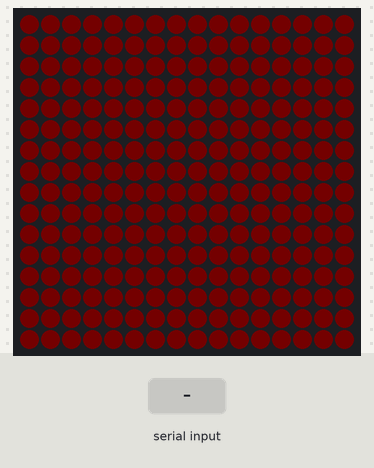
Simulated run of this sketch. Board: Arduino Uno, built with avr-gcc and run on an emulated ATmega328P. Shown: 16×16 RGB LED matrix (first LED top left, wired row by row). The inputs (shaded band) are chosen by the test bench. Dim RGB values are drawn brighter than linear.

Above: at 3.08 s.
3.3 s: "90,45\n" received over Serial
At 3.66 s:
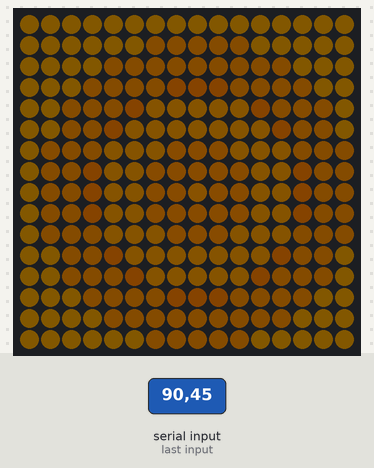
5.2 s: "90,45,200\n" received over Serial
At 5.24 s:
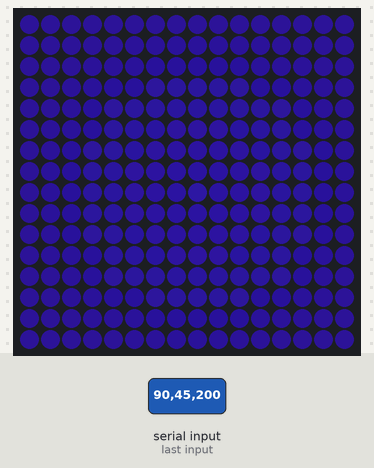
6.8 s: "30,150\n" received over Serial
At 6.86 s:
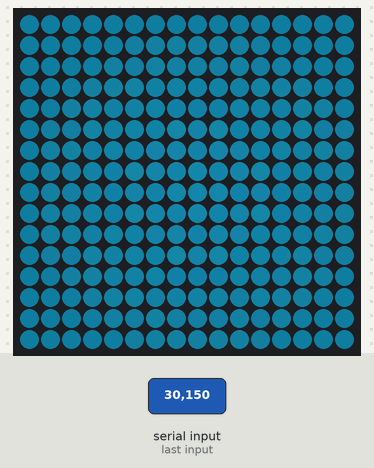

The sketch:

Moodsic.ino
```cpp
#include <Wire.h>
#include <FastLED.h>

#define NUM_LEDS 256    // 16x16 LED matrix
#define DATA_PIN 3     // Pin connected to the data input of the LED matrix
#define MATRIX_WIDTH 16 // Matrix width
#define MATRIX_HEIGHT 16 // Matrix height

CRGB leds[NUM_LEDS];  // Array to hold LED colors

void setup() {
  Serial.begin(9600);

  // Initialize LED matrix
  FastLED.addLeds<WS2812B, DATA_PIN, GRB>(leds, NUM_LEDS);
  FastLED.setBrightness(50);  // Set brightness (0-255)

  delay(2000);  // Wait for 2 seconds before continuing
}

void loop() {
  static int r = 0, g = 0, b = 0;
  if (Serial.available()) {
    String data = Serial.readStringUntil('\n');
    if (data.indexOf(",") != -1) {
      sscanf(data.c_str(), "%d,%d,%d", &r, &g, &b);
    }
  }

  // Apply heavier breathing animation with center darkness
  applyHeavierBreathingAnimation(r, g, b);
  FastLED.show();
  delay(20); // Faster breathing
}

void applyHeavierBreathingAnimation(int red, int green, int blue) {
  static float breathValue = 0.0;
  static float breathDirection = 0.02; // Faster breathing

  // Calculate breathing value using a sine wave
  breathValue += breathDirection;
  if (breathValue > 1.0 || breathValue < 0.0) {
    breathDirection = -breathDirection;
  }

  // Apply heavier breathing effect to RGB values
  int breathingRed = red + (sin(breathValue * PI * 2) * 40); // Larger variation
  int breathingGreen = green + (cos(breathValue * PI * 2) * 40); // Larger variation
  int breathingBlue = blue + (sin(breathValue * PI * 2 + PI / 2) * 40); // Larger variation

  // Clamp RGB values to 0-255 range
  breathingRed = constrain(breathingRed, 0, 255);
  breathingGreen = constrain(breathingGreen, 0, 255);
  breathingBlue = constrain(breathingBlue, 0, 255);

  for (int i = 0; i < NUM_LEDS; i++) {
    // Calculate distance from the center
    int x = i % MATRIX_WIDTH - MATRIX_WIDTH / 2;
    int y = i / MATRIX_WIDTH - MATRIX_HEIGHT / 2;
    float distance = sqrt(x * x + y * y);

    // Calculate darkness factor based on distance
    float darknessFactor = distance / (MATRIX_WIDTH / 2.0);
    if (darknessFactor > 1.0) darknessFactor = 1.0; // Clamp to 1.0

    // Apply darkness and breathing effect to the LED
    leds[i] = CRGB(breathingRed, breathingGreen, breathingBlue);
    leds[i].fadeToBlackBy(darknessFactor * 80); // Adjust darkness intensity
  }
}
```

Measured:
- after the input at 3.3 s, the LEDs: first change after 0.06 s (image 1 shows a later state)
- after the input at 5.2 s, the LEDs: change at once (image 2)
- after the input at 6.8 s, the LEDs: first differ from a run without the input after 0.06 s (image 3)
